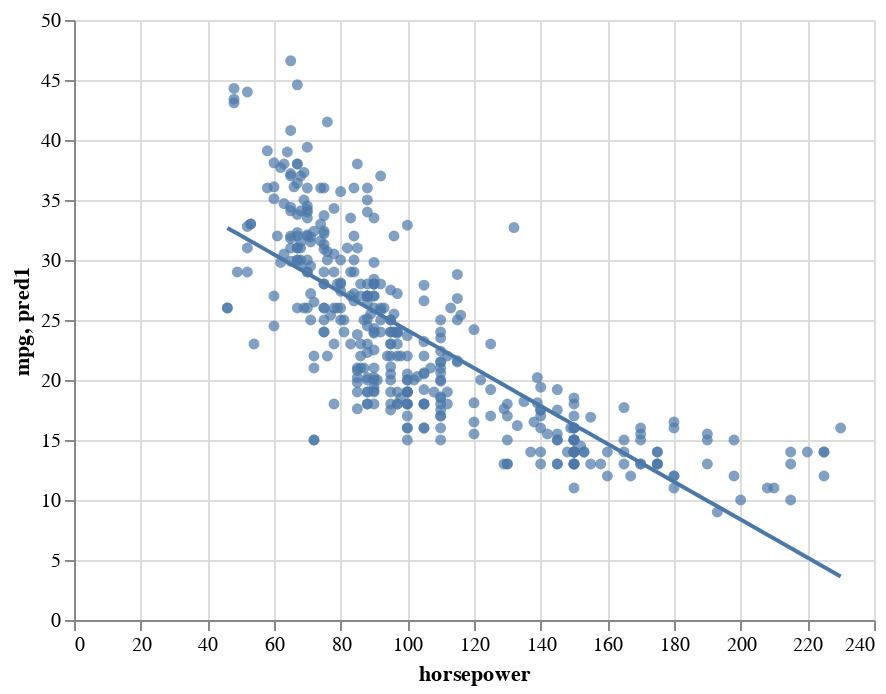

The notebook cell saved with this chart:
### Markdown cell above
The line on the following chart should be considered the "line of best fit" modeling miles-per-gallon as a linear function of horsepower.

### Code cell
base+c1 # alt.layer(base, c1)

### Figure 1 — Vega-Lite specification as saved in the notebook (floating-point values rounded to 4 significant figures; data arrays with more than 128 entries replaced by an {"elided": "..."} marker saying what was removed)
{"config": {"view": {"continuousWidth": 400, "continuousHeight": 300}}, "layer": [{"mark": "circle", "encoding": {"x": {"field": "horsepower", "type": "quantitative"}, "y": {"field": "mpg", "type": "quantitative"}}}, {"mark": "line", "encoding": {"x": {"field": "horsepower", "type": "quantitative"}, "y": {"field": "pred1", "type": "quantitative"}}}], "data": {"name": "data-35cb916cff03734097474def6d410df9"}, "$schema": "https://vega.github.io/schema/vega-lite/v4.17.0.json", "datasets": {"data-35cb916cff03734097474def6d410df9": {"elided": "392 records"}}}
